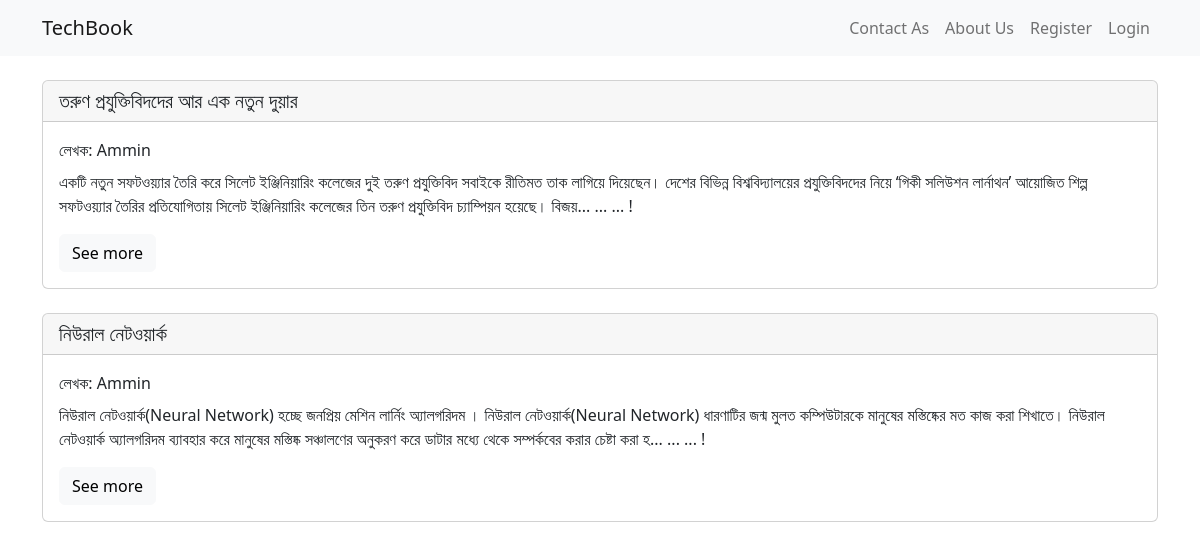
Page /category/1 on the committed database.
### App/models.py (models this page shows, shortened)
class Post(models.Model):
    title = models.CharField(max_length=150)
    titleTag = models.CharField(max_length=100)
    author = models.ForeignKey(User, on_delete=models.CASCADE)
    category = models.ForeignKey(Category, on_delete=models.CASCADE, null=True, blank=False)
    body = models.TextField()
    image = models.ImageField(blank=True, upload_to='post')
    created = models.DateTimeField(auto_now_add=True)
    modified = models.DateTimeField(auto_now=True)
    liked = models.ManyToManyField(User, related_name='blogPosts')
    def textFild(self):
        return self.body[:300] + '... ... ... !'
    class Meta:
        ordering = ['-modified']

### App/views.py (the view)
# urls.py: path('category/<str:cats>', views.categoryView, name='category'),
def categoryView(request, cats):
    categoryPost = Post.objects.filter(category= cats.replace('-', ''))
    contex = {
        'cats': cats,
        'categoryPost': categoryPost,
    }
    return render(request, 'app/categores.html', contex)

### Templates/app/categores.html (shortened to what this page needs)
{% extends 'base.html' %}
{% block content %}
    {% for post in categoryPost %}
        <div class="card mt-4">
        <h5 class="card-header">{{ post.title }}</h5>
            <div class="card-body">
                <p class="card-title">লেখক: {{ post.author }}</p>
                <p class="card-text">{{ post.textFild | safe }}</p>
                <a href="{% url 'details' post.id %}" class="btn btn-light">See more</a>
            </div>
        </div>
    {% endfor %}
{% endblock %}

### Static/css/style.css (style rules this page uses)
:root { --pink: #2a1a1e; --pink-light: #e5e0e1; }
* { margin: 0; padding: 0; }

### rows in the picture
Post: title "তরুণ প্রযুক্তিবিদদের আর এক নতুন দুয়ার", author "Ammin", textFild "একটি নতুন সফটওয়্যার তৈরি করে সিলেট ইঞ্জিনিয়ারিং কলেজের দুই তরুণ প্রযুক্তিবিদ সবাইকে রীতিমত তাক লাগিয়ে দিয়েছেন। দেশের বিভিন্ন বিশ্ববিদ্যালয়ের প্রযুক্তিবিদদের নিয়ে ‘গিকী সলিউশন লার্নাথন’ আয়োজিত শিল্প সফটওয়্যার তৈরির প্রতিযোগিতায় সিলেট ইঞ্জিনিয়ারিং কলেজের তিন তরুণ প্রযুক্তিবিদ চ্যাম্পিয়ন হয়েছে। বিজয়... ... ... !"
Post: title "নিউরাল নেটওয়ার্ক", author "Ammin", textFild "নিউরাল নেটওয়ার্ক(Neural Network) হচ্ছে জনপ্রিয় মেশিন লার্নিং অ্যালগরিদম । নিউরাল নেটওয়ার্ক(Neural Network) ধারণাটির জন্ম মুলত কম্পিউটারকে মানুষের মস্তিষ্কের মত কাজ করা শিখাতে। নিউরাল নেটওয়ার্ক অ্যালগরিদম ব্যাবহার করে মানুষের মস্তিষ্ক সঞ্চালণের অনুকরণ করে ডাটার মধ্যে থেকে সম্পর্কবের করার চেষ্টা করা হ... ... ... !"
